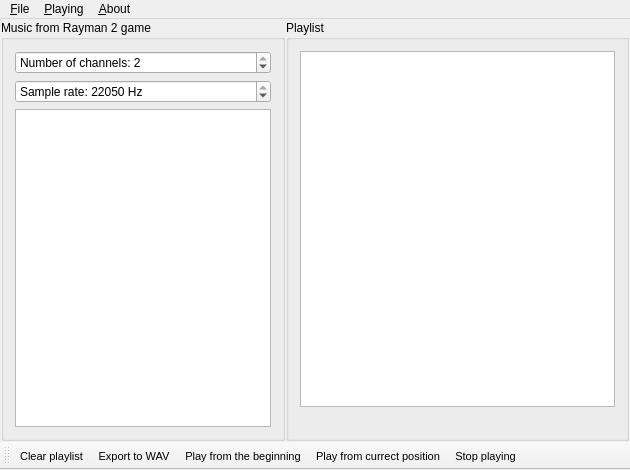
<?xml version="1.0" encoding="UTF-8"?>
<ui version="4.0">
 <class>MainWindow</class>
 <widget class="QMainWindow" name="MainWindow">
  <property name="geometry">
   <rect>
    <x>0</x>
    <y>0</y>
    <width>630</width>
    <height>470</height>
   </rect>
  </property>
  <property name="windowTitle">
   <string>Merging music from Rayman 2 game</string>
  </property>
  <property name="windowIcon">
   <iconset resource="Imgs.qrc">
    <normaloff>:/main</normaloff>:/main</iconset>
  </property>
  <widget class="QWidget" name="centralWidget">
   <layout class="QGridLayout" name="gridLayout_4">
    <property name="margin">
     <number>1</number>
    </property>
    <property name="spacing">
     <number>1</number>
    </property>
    <item row="0" column="0">
     <widget class="QGroupBox" name="groupBox">
      <property name="title">
       <string>Music from Rayman 2 game</string>
      </property>
      <layout class="QGridLayout" name="gridLayout">
       <item row="2" column="0" colspan="2">
        <widget class="QListWidget" name="apmListW">
         <property name="dragEnabled">
          <bool>true</bool>
         </property>
         <property name="dragDropMode">
          <enum>QAbstractItemView::DragOnly</enum>
         </property>
         <property name="alternatingRowColors">
          <bool>true</bool>
         </property>
         <property name="selectionMode">
          <enum>QAbstractItemView::ExtendedSelection</enum>
         </property>
        </widget>
       </item>
       <item row="0" column="0" colspan="2">
        <widget class="QSpinBox" name="chnB">
         <property name="prefix">
          <string>Number of channels: </string>
         </property>
         <property name="minimum">
          <number>1</number>
         </property>
         <property name="maximum">
          <number>2</number>
         </property>
         <property name="value">
          <number>2</number>
         </property>
        </widget>
       </item>
       <item row="1" column="0" colspan="2">
        <widget class="QSpinBox" name="srateB">
         <property name="suffix">
          <string> Hz</string>
         </property>
         <property name="prefix">
          <string>Sample rate: </string>
         </property>
         <property name="minimum">
          <number>11025</number>
         </property>
         <property name="maximum">
          <number>22050</number>
         </property>
         <property name="singleStep">
          <number>11025</number>
         </property>
         <property name="value">
          <number>22050</number>
         </property>
        </widget>
       </item>
      </layout>
     </widget>
    </item>
    <item row="0" column="1">
     <widget class="QGroupBox" name="groupBox_2">
      <property name="title">
       <string>Playlist</string>
      </property>
      <layout class="QGridLayout" name="gridLayout_3">
       <item row="1" column="0">
        <widget class="QLabel" name="playListTimeL">
         <property name="text">
          <string/>
         </property>
        </widget>
       </item>
       <item row="0" column="0">
        <widget class="ListWidget" name="playListW">
         <property name="acceptDrops">
          <bool>true</bool>
         </property>
         <property name="alternatingRowColors">
          <bool>true</bool>
         </property>
         <property name="selectionMode">
          <enum>QAbstractItemView::ExtendedSelection</enum>
         </property>
        </widget>
       </item>
      </layout>
     </widget>
    </item>
   </layout>
  </widget>
  <widget class="QMenuBar" name="menuBar">
   <property name="geometry">
    <rect>
     <x>0</x>
     <y>0</y>
     <width>630</width>
     <height>20</height>
    </rect>
   </property>
   <widget class="QMenu" name="menu_Plik">
    <property name="title">
     <string>&amp;File</string>
    </property>
    <addaction name="action_Load_project"/>
    <addaction name="action_Choose_a_music_directory"/>
    <addaction name="separator"/>
    <addaction name="action_Save_project"/>
    <addaction name="action_Export_to_WAV"/>
    <addaction name="separator"/>
    <addaction name="action_Remove_selected_entries"/>
    <addaction name="action_Clear_playlist"/>
    <addaction name="separator"/>
    <addaction name="action_Close"/>
   </widget>
   <widget class="QMenu" name="menu_Odtwarzanie">
    <property name="title">
     <string>&amp;Playing</string>
    </property>
    <addaction name="action_Play_from_currect_position"/>
    <addaction name="action_Play_from_the_beginning"/>
    <addaction name="action_Play_selected_file"/>
    <addaction name="separator"/>
    <addaction name="action_Stop_playing"/>
   </widget>
   <widget class="QMenu" name="menuO_P_rogramie">
    <property name="title">
     <string>&amp;About</string>
    </property>
    <addaction name="action_About_Programmer"/>
    <addaction name="action_About_Qt"/>
   </widget>
   <addaction name="menu_Plik"/>
   <addaction name="menu_Odtwarzanie"/>
   <addaction name="menuO_P_rogramie"/>
  </widget>
  <widget class="QToolBar" name="toolBar">
   <property name="font">
    <font>
     <pointsize>8</pointsize>
    </font>
   </property>
   <property name="movable">
    <bool>true</bool>
   </property>
   <property name="allowedAreas">
    <set>Qt::AllToolBarAreas</set>
   </property>
   <property name="iconSize">
    <size>
     <width>16</width>
     <height>16</height>
    </size>
   </property>
   <property name="toolButtonStyle">
    <enum>Qt::ToolButtonTextUnderIcon</enum>
   </property>
   <property name="floatable">
    <bool>false</bool>
   </property>
   <attribute name="toolBarArea">
    <enum>BottomToolBarArea</enum>
   </attribute>
   <attribute name="toolBarBreak">
    <bool>false</bool>
   </attribute>
   <addaction name="action_Clear_playlist"/>
   <addaction name="action_Export_to_WAV"/>
   <addaction name="action_Play_from_the_beginning"/>
   <addaction name="action_Play_from_currect_position"/>
   <addaction name="action_Stop_playing"/>
  </widget>
  <action name="action_Choose_a_music_directory">
   <property name="icon">
    <iconset resource="Imgs.qrc">
     <normaloff>:/open</normaloff>:/open</iconset>
   </property>
   <property name="text">
    <string>Choose a music &amp;directory</string>
   </property>
   <property name="toolTip">
    <string>Choose a music directory</string>
   </property>
   <property name="shortcut">
    <string>Ctrl+Alt+O</string>
   </property>
  </action>
  <action name="action_Close">
   <property name="text">
    <string>Cl&amp;ose</string>
   </property>
   <property name="toolTip">
    <string>Close</string>
   </property>
   <property name="shortcut">
    <string>Alt+F4</string>
   </property>
  </action>
  <action name="action_Play_from_the_beginning">
   <property name="icon">
    <iconset resource="Imgs.qrc">
     <normaloff>:/play</normaloff>:/play</iconset>
   </property>
   <property name="text">
    <string>&amp;Play from the beginning</string>
   </property>
   <property name="toolTip">
    <string>Play from the beginning</string>
   </property>
   <property name="shortcut">
    <string>Alt+A</string>
   </property>
  </action>
  <action name="action_Play_selected_file">
   <property name="icon">
    <iconset resource="Imgs.qrc">
     <normaloff>:/play</normaloff>:/play</iconset>
   </property>
   <property name="text">
    <string>Play s&amp;elected file</string>
   </property>
   <property name="toolTip">
    <string>Play selected file</string>
   </property>
   <property name="shortcut">
    <string>Return</string>
   </property>
  </action>
  <action name="action_Export_to_WAV">
   <property name="icon">
    <iconset resource="Imgs.qrc">
     <normaloff>:/export</normaloff>:/export</iconset>
   </property>
   <property name="text">
    <string>&amp;Export to WAV</string>
   </property>
   <property name="toolTip">
    <string>Export to WAV</string>
   </property>
   <property name="shortcut">
    <string>Ctrl+E</string>
   </property>
  </action>
  <action name="action_Stop_playing">
   <property name="icon">
    <iconset resource="Imgs.qrc">
     <normaloff>:/stop</normaloff>:/stop</iconset>
   </property>
   <property name="text">
    <string>&amp;Stop playing</string>
   </property>
   <property name="toolTip">
    <string>Stop playing</string>
   </property>
   <property name="shortcut">
    <string>Esc</string>
   </property>
  </action>
  <action name="action_Remove_selected_entries">
   <property name="icon">
    <iconset resource="Imgs.qrc">
     <normaloff>:/delEntry</normaloff>:/delEntry</iconset>
   </property>
   <property name="text">
    <string>&amp;Remove selected entries</string>
   </property>
   <property name="toolTip">
    <string>Remove selected entries</string>
   </property>
   <property name="shortcut">
    <string>Del</string>
   </property>
  </action>
  <action name="action_Clear_playlist">
   <property name="icon">
    <iconset resource="Imgs.qrc">
     <normaloff>:/clear</normaloff>:/clear</iconset>
   </property>
   <property name="text">
    <string>&amp;Clear playlist</string>
   </property>
   <property name="toolTip">
    <string>Clear playlist</string>
   </property>
   <property name="shortcut">
    <string>Shift+Del</string>
   </property>
  </action>
  <action name="action_Play_from_currect_position">
   <property name="icon">
    <iconset resource="Imgs.qrc">
     <normaloff>:/play</normaloff>:/play</iconset>
   </property>
   <property name="text">
    <string>Play from &amp;currect position</string>
   </property>
   <property name="toolTip">
    <string>Play from currect position</string>
   </property>
   <property name="shortcut">
    <string>Alt+S</string>
   </property>
  </action>
  <action name="action_About_Programmer">
   <property name="text">
    <string>About &amp;Programmer</string>
   </property>
   <property name="shortcut">
    <string>F1</string>
   </property>
  </action>
  <action name="action_About_Qt">
   <property name="text">
    <string>About &amp;Qt</string>
   </property>
   <property name="shortcut">
    <string>F2</string>
   </property>
  </action>
  <action name="action_Save_project">
   <property name="icon">
    <iconset resource="Imgs.qrc">
     <normaloff>:/save</normaloff>:/save</iconset>
   </property>
   <property name="text">
    <string>Save &amp;project</string>
   </property>
   <property name="toolTip">
    <string>Save project</string>
   </property>
   <property name="shortcut">
    <string>Ctrl+S</string>
   </property>
  </action>
  <action name="action_Load_project">
   <property name="icon">
    <iconset resource="Imgs.qrc">
     <normaloff>:/load</normaloff>:/load</iconset>
   </property>
   <property name="text">
    <string>&amp;Load project</string>
   </property>
   <property name="toolTip">
    <string>Load project</string>
   </property>
   <property name="shortcut">
    <string>Ctrl+O</string>
   </property>
  </action>
 </widget>
 <layoutdefault spacing="6" margin="11"/>
 <customwidgets>
  <customwidget>
   <class>ListWidget</class>
   <extends>QListWidget</extends>
   <header>ListWidget.hpp</header>
   <slots>
    <signal>itemsDropped()</signal>
   </slots>
  </customwidget>
 </customwidgets>
 <tabstops>
  <tabstop>apmListW</tabstop>
  <tabstop>playListW</tabstop>
  <tabstop>chnB</tabstop>
  <tabstop>srateB</tabstop>
 </tabstops>
 <resources>
  <include location="Imgs.qrc"/>
 </resources>
 <connections>
  <connection>
   <sender>action_Close</sender>
   <signal>triggered()</signal>
   <receiver>MainWindow</receiver>
   <slot>close()</slot>
   <hints>
    <hint type="sourcelabel">
     <x>-1</x>
     <y>-1</y>
    </hint>
    <hint type="destinationlabel">
     <x>306</x>
     <y>248</y>
    </hint>
   </hints>
  </connection>
  <connection>
   <sender>playListW</sender>
   <signal>itemDoubleClicked(QListWidgetItem*)</signal>
   <receiver>MainWindow</receiver>
   <slot>play(QListWidgetItem*)</slot>
   <hints>
    <hint type="sourcelabel">
     <x>469</x>
     <y>259</y>
    </hint>
    <hint type="destinationlabel">
     <x>313</x>
     <y>260</y>
    </hint>
   </hints>
  </connection>
  <connection>
   <sender>apmListW</sender>
   <signal>itemDoubleClicked(QListWidgetItem*)</signal>
   <receiver>MainWindow</receiver>
   <slot>play(QListWidgetItem*)</slot>
   <hints>
    <hint type="sourcelabel">
     <x>157</x>
     <y>238</y>
    </hint>
    <hint type="destinationlabel">
     <x>313</x>
     <y>260</y>
    </hint>
   </hints>
  </connection>
  <connection>
   <sender>srateB</sender>
   <signal>valueChanged(int)</signal>
   <receiver>MainWindow</receiver>
   <slot>filterList()</slot>
   <hints>
    <hint type="sourcelabel">
     <x>260</x>
     <y>86</y>
    </hint>
    <hint type="destinationlabel">
     <x>309</x>
     <y>234</y>
    </hint>
   </hints>
  </connection>
  <connection>
   <sender>chnB</sender>
   <signal>valueChanged(int)</signal>
   <receiver>MainWindow</receiver>
   <slot>filterList()</slot>
   <hints>
    <hint type="sourcelabel">
     <x>260</x>
     <y>60</y>
    </hint>
    <hint type="destinationlabel">
     <x>309</x>
     <y>234</y>
    </hint>
   </hints>
  </connection>
  <connection>
   <sender>playListW</sender>
   <signal>itemsDropped()</signal>
   <receiver>MainWindow</receiver>
   <slot>calcTime()</slot>
   <hints>
    <hint type="sourcelabel">
     <x>464</x>
     <y>226</y>
    </hint>
    <hint type="destinationlabel">
     <x>309</x>
     <y>234</y>
    </hint>
   </hints>
  </connection>
  <connection>
   <sender>action_Play_from_currect_position</sender>
   <signal>triggered()</signal>
   <receiver>MainWindow</receiver>
   <slot>playTheList()</slot>
   <hints>
    <hint type="sourcelabel">
     <x>-1</x>
     <y>-1</y>
    </hint>
    <hint type="destinationlabel">
     <x>314</x>
     <y>234</y>
    </hint>
   </hints>
  </connection>
  <connection>
   <sender>action_Play_from_the_beginning</sender>
   <signal>triggered()</signal>
   <receiver>MainWindow</receiver>
   <slot>playTheList()</slot>
   <hints>
    <hint type="sourcelabel">
     <x>-1</x>
     <y>-1</y>
    </hint>
    <hint type="destinationlabel">
     <x>314</x>
     <y>234</y>
    </hint>
   </hints>
  </connection>
 </connections>
 <slots>
  <slot>play(QListWidgetItem*)</slot>
  <slot>filterList()</slot>
  <slot>calcTime()</slot>
  <slot>playTheList()</slot>
 </slots>
</ui>
